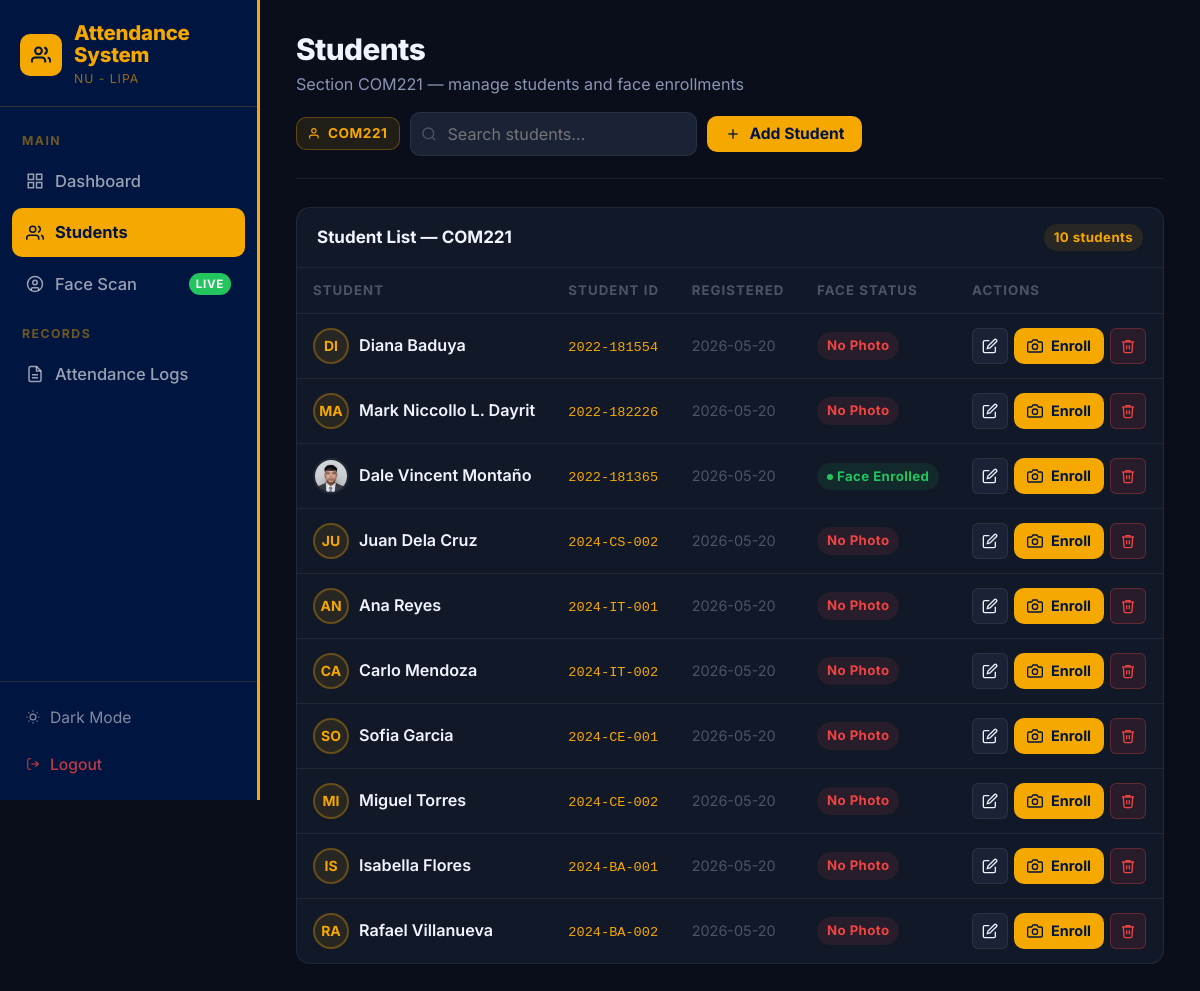
The app's page /students (signed in) with its own data.
### tables this page shows
CREATE TABLE students (
            id             INTEGER PRIMARY KEY AUTOINCREMENT,
            student_number TEXT    NOT NULL UNIQUE,
            full_name      TEXT    NOT NULL,
            course         TEXT    NOT NULL,
            year_level     INTEGER NOT NULL,
            section        TEXT    NOT NULL,
            image_path     TEXT,
            created_at     DATETIME DEFAULT CURRENT_TIMESTAMP
        , face_embedding BLOB);

### app.py (the view)
@app.route('/students')
@login_required
def students():
    db       = get_db()
    students = db.execute(
        "SELECT * FROM students ORDER BY created_at DESC"
    ).fetchall()
    db.close()
    return render_template('students.html', students=students)

### app.py (called while the page is built)
def login_required(f):
    @wraps(f)
    def decorated(*args, **kwargs):
        if 'admin_id' not in session:
            if request.path.startswith('/api/'):
                return jsonify({'success': False, 'message': 'Session expired. Please refresh and log in again.'}), 401
            flash('Please log in to continue.', 'error')
            return redirect(url_for('login'))
        return f(*args, **kwargs)
    return decorated

### utils/database.py (called while the page is built)
def get_db():
    conn = sqlite3.connect(DB_PATH)
    conn.row_factory = sqlite3.Row
    conn.execute("PRAGMA foreign_keys = ON")
    return conn

### templates/students.html (shortened to what this page needs)
{% extends "layout.html" %}
{% block content %}
<div class="page-header">
  <div>
    <h1 class="page-title">Students</h1>
    <p class="page-subtitle">Section COM221 — manage students and face enrollments</p>
  </div>
  <div class="page-actions">
    <div class="section-tag">
      <svg viewBox="0 0 24 24" fill="none" stroke="currentColor" stroke-width="2" width="13" height="13">
        <path d="M17 21v-2a4 4 0 0 0-4-4H5a4 4 0 0 0-4 4v2"/>
        <circle cx="9" cy="7" r="4"/>
      </svg>
      COM221
    </div>
    <div class="search-bar">
      <input class="form-input" type="search" id="studentSearch" placeholder="Search students..." />
    </div>
    <button class="btn btn-primary" onclick="openAddModal()">
      <svg viewBox="0 0 24 24" fill="none" stroke="currentColor" stroke-width="2">
        <line x1="12" y1="5" x2="12" y2="19"/><line x1="5" y1="12" x2="19" y2="12"/>
      </svg>
      Add Student
    </button>
  </div>
</div>
<div class="card">
  <div class="card-header">
    <h3 class="card-title">Student List — COM221</h3>
    <span class="badge badge-accent" id="studentCount">{{ students|length }} students</span>
  </div>
  <div class="table-wrapper">
    <table id="studentsTable">
      <thead>
        <tr>
          <th>Student</th>
          <th>Student ID</th>
          <th>Registered</th>
          <th>Face Status</th>
          <th>Actions</th>
        </tr>
      </thead>
      <tbody id="studentsBody">
        {% if students %}
          {% for s in students %}
          <tr data-id="{{ s.id }}" data-name="{{ s.full_name|lower }}">
            <td>
              <div style="display:flex;align-items:center;gap:10px;">
                {% if s.image_path %}
                  <img src="{{ url_for('static', filename='uploads/' + s.image_path) }}"
                    class="student-img" alt="{{ s.full_name }}"
                    onerror="this.style.display='none';this.nextElementSibling.style.display='flex';">
                {% else %}
                  <div class="avatar">{{ s.full_name[:2] }}</div>
                {% endif %}
                <span class="td-name">{{ s.full_name }}</span>
              </div>
            </td>
            <td><code style="font-size:0.8rem;color:var(--nu-gold);">{{ s.student_number }}</code></td>
            <td class="text-muted text-sm">{{ s.created_at[:10] if s.created_at else '—' }}</td>
            <td>
              {% if s.image_path and s.face_embedding %}
                <span class="badge badge-success"><span class="badge-dot"></span>Face Enrolled</span>
              {% elif s.image_path %}
                <span class="badge badge-warning">Photo Only</span>
              {% else %}
                <span class="badge badge-danger">No Photo</span>
              {% endif %}
            </td>
            <td>
              <div class="table-actions">
                <button class="btn btn-secondary btn-sm btn-icon" title="Edit"
                  onclick="openEditModal({{ s.id }}, '{{ s.student_number }}', '{{ s.full_name }}')">
                  <svg viewBox="0 0 24 24" fill="none" stroke="currentColor" stroke-width="2" width="14" height="14">
                    <path d="M11 4H4a2 2 0 0 0-2 2v14a2 2 0 0 0 2 2h14a2 2 0 0 0 2-2v-7"/>
                    <path d="M18.5 2.5a2.121 2.121 0 0 1 3 3L12 15l-4 1 1-4 9.5-9.5z"/>
                  </svg>
                </button>
                <button class="btn btn-primary btn-sm" title="Enroll Face via Camera"
                  onclick="openEnrollModal({{ s.id }}, '{{ s.full_name }}')">
                  <svg viewBox="0 0 24 24" fill="none" stroke="currentColor" stroke-width="2" width="14" height="14">
                    <path d="M23 19a2 2 0 0 1-2 2H3a2 2 0 0 1-2-2V8a2 2 0 0 1 2-2h4l2-3h6l2 3h4a2 2 0 0 1 2 2z"/>
                    <circle cx="12" cy="13" r="4"/>
                  </svg>
                  Enroll
                </button>
                <button class="btn btn-danger btn-sm btn-icon" title="Delete"
                  onclick="confirmDelete({{ s.id }}, '{{ s.full_name }}')">
                  <svg viewBox="0 0 24 24" fill="none" stroke="currentColor" stroke-width="2" width="14" height="14">
                    <polyline points="3,6 5,6 21,6"/>
                    <path d="M19 6l-1 14a2 2 0 0 1-2 2H8a2 2 0 0 1-2-2L5 6"/>
                    <path d="M10 11v6"/><path d="M14 11v6"/>
                    <path d="M9 6V4h6v2"/>
                  </svg>
                </button>
              </div>
            </td>
          </tr>
          {% endfor %}
        {% endif %}
      </tbody>
    </table>
  </div>
</div>
{% endblock %}

### templates/students.html (style rules this page uses)
.student-img { width: 36px; height: 36px; border-radius: 50%; object-fit: cover; border: 2px solid var(--border); }
.table-actions { display: flex; gap: 6px; }
.section-tag { display: inline-flex; align-items: center; gap: 6px; background: var(--nu-gold-soft); border: 1px solid rgba(245,168,0,0.3); color: var(--nu-gold); border-radius: var(--radius-md); padding: 5px 12px; font-size: 0.8rem; font-weight: 700; letter-spacing: 0.04em; }

### records on screen
students: full_name "DI", full_name "Diana Baduya", student_number "2022-181554", created_at "2026-05-20", shows "No Photo"
students: full_name "MA", full_name "Mark Niccollo L. Dayrit", student_number "2022-182226", created_at "2026-05-20", shows "No Photo"
students: image_path (picture), full_name "Dale Vincent Montaño", student_number "2022-181365", created_at "2026-05-20", shows "Face Enrolled"
students: full_name "JU", full_name "Juan Dela Cruz", student_number "2024-CS-002", created_at "2026-05-20", shows "No Photo"
students: full_name "AN", full_name "Ana Reyes", student_number "2024-IT-001", created_at "2026-05-20", shows "No Photo"
students: full_name "CA", full_name "Carlo Mendoza", student_number "2024-IT-002", created_at "2026-05-20", shows "No Photo"
students: full_name "SO", full_name "Sofia Garcia", student_number "2024-CE-001", created_at "2026-05-20", shows "No Photo"
students: full_name "MI", full_name "Miguel Torres", student_number "2024-CE-002", created_at "2026-05-20", shows "No Photo"
students: full_name "IS", full_name "Isabella Flores", student_number "2024-BA-001", created_at "2026-05-20", shows "No Photo"
students: full_name "RA", full_name "Rafael Villanueva", student_number "2024-BA-002", created_at "2026-05-20", shows "No Photo"

### other values on screen
{{ students|length }} "10"
